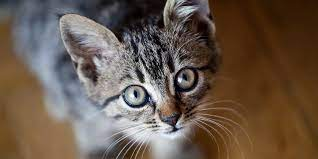
#> input picture cat.jpg, 318 x 159 px
$ jupyter execute 'Floyd–Steinberg.ipynb'   (shell and % lines are left out)
#> lines starting #> are read from the running program, lines starting #| are printed output that depends on the picture; after the words box and inside, x2 and y2 are one past the last pixel; in counts of white or black regions, pixels touching at a corner belong together
[cell 1]
import numpy as np
import cv2
import matplotlib.pyplot as plt
from matplotlib import animation
from IPython.display import HTML

[cell 2]
catImg = cv2.imread('./cat.jpg', cv2.IMREAD_COLOR)
#> catImg is the input picture: shape (159, 318, 3); mean B, G, R 75.5, 88.6, 105.2

[cell 3]
# extract separated channels data from image
catImgB = catImg[:,:,0]
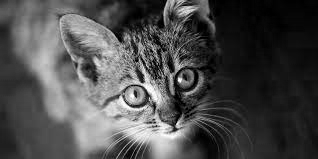
#> catImgB: shape (159, 318); min 0, max 255, mean 75.5
catImgG = catImg[:,:,1]
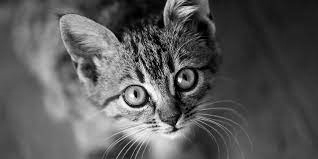
#> catImgG: shape (159, 318); min 0, max 255, mean 88.6
catImgR = catImg[:,:,2]
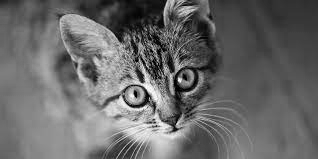
#> catImgR: shape (159, 318); min 0, max 254, mean 105.2

[cell 4]
# write each separation to file
cv2.imwrite('catImgG.jpg', catImgB)
cv2.imwrite('catImgR.jpg', catImgG)
cv2.imwrite('catImgB.jpg', catImgR)
#> Out = True

[cell 5]
plt.imshow(catImgR, cmap='gray')
#> (this line was passed over: IPython is not available in this run)

[cell 6]
plt.imshow(catImgB, cmap='Blues')
#> (this line was passed over: IPython is not available in this run)

[cell 7]
plt.imshow(catImgG, cmap='Greens')
#> (this line was passed over: IPython is not available in this run)

[cell 8]
catImgMerged = catImg.copy()
catImgMerged[:,:,0] = catImgR
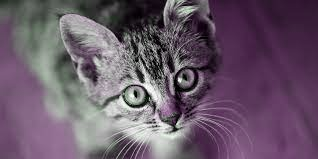
#> catImgMerged: shape (159, 318, 3); mean B, G, R 105.2, 88.6, 105.2
catImgMerged[:,:,1] = catImgG
catImgMerged[:,:,2] = catImgB
plt.imshow(catImgMerged)
#> (this line was passed over: IPython is not available in this run)

[cell 9]
catImgRedThresholded = catImgR.copy()

max_value = 255
threshold = 128
for x in range(catImgRedThresholded.shape[0]):
    for y in range(catImgRedThresholded.shape[1]):
        value = catImgRedThresholded[x, y]
        if value < threshold:
            catImgRedThresholded[x, y] = 0
        else:
            catImgRedThresholded[x, y] = max_value
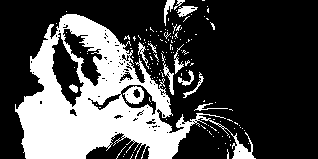
#> catImgRedThresholded: shape (159, 318); 29.4% white; 140 white regions (127 under 20 px), largest, box (x1, y1, x2, y2) and area: (15, 14, 256, 159) 13297, (123, 86, 144, 104) 228, (161, 53, 174, 95) 135
plt.imshow(catImgRedThresholded, cmap='gray')
#> (this line was passed over: IPython is not available in this run)
cv2.imwrite('catImgRedThresholded.jpg', catImgRedThresholded)
#> Out = True

[cell 10]
catImgGreenThresholded = catImgG.copy()

max_value = 255
threshold = 128
for x in range(catImgGreenThresholded.shape[0]):
    for y in range(catImgGreenThresholded.shape[1]):
        value = catImgGreenThresholded[x, y]
        if value < threshold:
            catImgGreenThresholded[x, y] = 0
        else:
            catImgGreenThresholded[x, y] = max_value
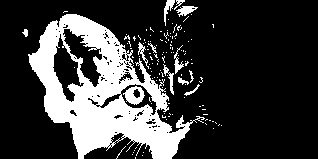
#> catImgGreenThresholded: shape (159, 318); 23% white; 129 white regions (116 under 20 px), largest, box (x1, y1, x2, y2) and area: (28, 14, 205, 159) 10377, (123, 86, 145, 105) 234, (176, 6, 198, 17) 126
plt.imshow(catImgGreenThresholded, cmap='gray')
#> (this line was passed over: IPython is not available in this run)
cv2.imwrite('catImgGreenThresholded.jpg', catImgGreenThresholded)
#> Out = True

[cell 11]
catImgBlueThresholded = catImgB.copy()

max_value = 255
threshold = 128
for x in range(catImgBlueThresholded.shape[0]):
    for y in range(catImgBlueThresholded.shape[1]):
        value = catImgBlueThresholded[x, y]
        if value < threshold:
            catImgBlueThresholded[x, y] = 0
        else:
            catImgBlueThresholded[x, y] = max_value
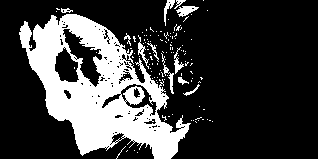
#> catImgBlueThresholded: shape (159, 318); 24.2% white; 121 white regions (109 under 20 px), largest, box (x1, y1, x2, y2) and area: (19, 14, 191, 159) 11206, (176, 6, 199, 17) 140, (161, 53, 174, 94) 114
plt.imshow(catImgBlueThresholded, cmap='gray')
#> (this line was passed over: IPython is not available in this run)
cv2.imwrite('catImgBlueThresholded.jpg', catImgBlueThresholded)
